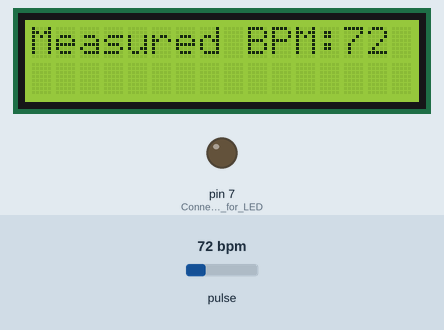
This sketch was run on a simulated Arduino Uno, built with avr-gcc and run on an emulated ATmega328P. Shown: 16×2 character LCD, output pins drawn as LEDs (lit = HIGH). Dashed ring = blinking. The inputs (shaded band) are chosen by the test bench; at power-on: pulse 72 bpm. What the sketch prints to the serial monitor is not drawn.

Above: at 1.4 s.
1.5 s: pulse set to 42 bpm
At 2.33 s:
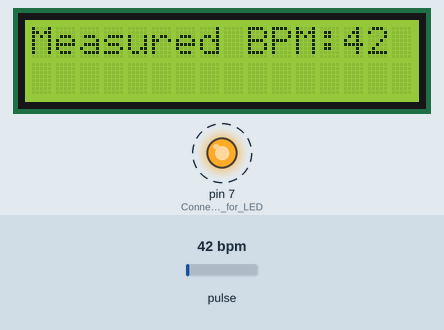
4.5 s: pulse set to 70 bpm
At 5.1 s:
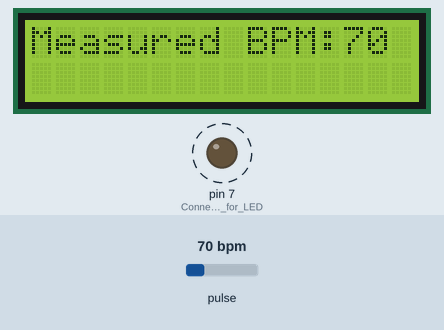
6.1 s: pulse set to 130 bpm
At 6.63 s:
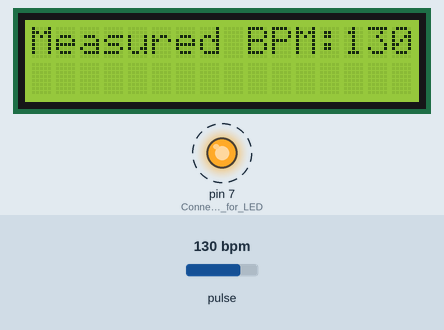
7.6 s: pulse set to 158 bpm
At 7.94 s:
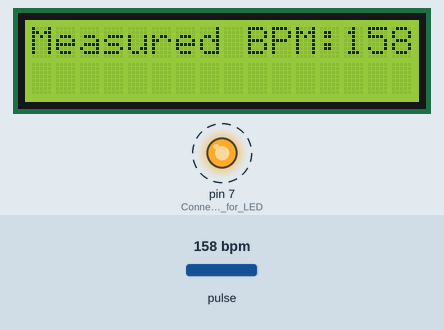
Timing chart, 0 to 10.3 s (numbered marks = the images above; inputs shaded):
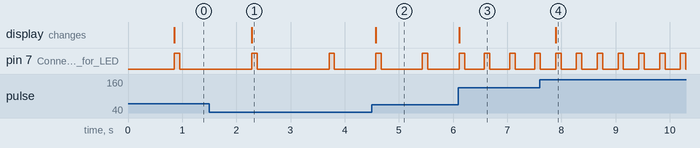

Measured:
- after the input at 1.5 s, pin 7 (Connect_to_pin_7_for_LED): alternates HIGH for 0.10 s and LOW for 1.3 s, starting after 0.78 s; the display: changes after 0.78 s (image 1)
- after the input at 4.5 s, the display: changes after 0.07 s (image 2)
- after the input at 6.1 s, pin 7 (Connect_to_pin_7_for_LED): alternates HIGH for 0.10 s and LOW for 0.37 s, starting at once; the display: changes at once (image 3)
- after the input at 7.6 s, the display: changes after 0.29 s (image 4)

The sketch:

heartbeatMonitor.ino
```cpp
#define USE_ARDUINO_INTERRUPTS true


#include<LiquidCrystal.h> // LCD library
#include <PulseSensorPlayground.h>  // Pulse Sensor Library


int const PULSE_SENSOR_PIN = 0; // A0 pin
int signal;
int threshold = 550; // Threshold for pulse sensor
LiquidCrystal lcd(12, 11, 5, 4, 3, 2); // Object for LCD


PulseSensorPlayground pulseSensor; // Object for pulse sensor

void setup() {
  Serial.begin(9600); // Exchanges data at rate of 9600 bits per second
  lcd.begin(16, 2); // Defining LCD dimensions of 16 columns and 2 rows
  pulseSensor.analogInput(0); // Connects to pin A0
  pulseSensor.setThreshold(threshold); // Set threshold for pulse sensor
  pinMode(7, OUTPUT); // Connect to pin 7 for LED

  if (pulseSensor.begin()){ // Verify that pulse sensor libary works
		Serial.println("PulseSensor object created!");
	}
}


void loop() {
  int heartBPM = pulseSensor.getBeatsPerMinute();
  lcd.setCursor(0,0); // Text displayed starting from left side
  measureHeartBeat(heartBPM); // Method to measure our heart rate

  if (heartBPM == 0){ // If no heart detection, notify user nothing is detected
    lcd.print("No heart beat detected.");
    }

  delay(5); // To allow for easier processing
}

void measureHeartBeat(int heartBPM)
{
  if (pulseSensor.sawStartOfBeat()) // Constantly test to see if a beat happened
  {
    delay(10);
		Serial.println("♥  A HeartBeat Happened ! "); // Displays in console pulse detected
		Serial.print("BPM: " + String(heartBPM)); // Displays in console BPM
    lcd.print("Measured BPM:" + String(heartBPM)); // Displays the measured BPM on LCD
    digitalWrite(7, 1); // Turn on LED
    delay(100);
    digitalWrite(7, 0); // Turn off LED
  }
}
```
